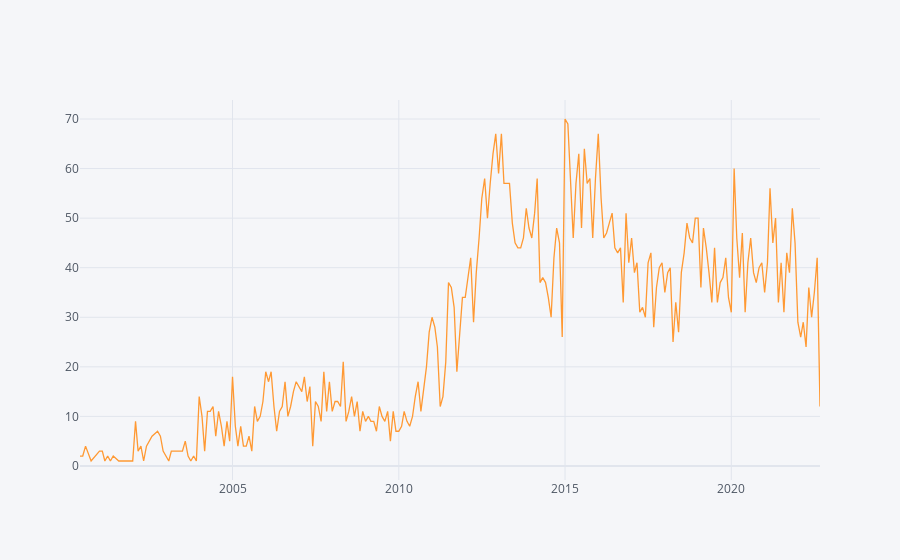

This figure's notebook cell:
### Markdown cell above
### Can we conclude that safety performance has been improving across the business over-time? How do we know this? Are there any points in time where we observed large improvements to safety performance?

### Code cell
ts.iplot()

### Figure 1 — Plotly figure (JSON) as saved in the notebook; plotly's stock layout.template omitted (floating-point values rounded to 4 significant figures; data arrays with more than 128 entries replaced by an {"elided": "..."} marker saying what was removed)
{"data": [{"line": {"color": "rgba(255, 153, 51, 1.0)", "dash": "solid", "shape": "linear", "width": 1.3}, "mode": "lines", "name": "counts", "text": "", "type": "scatter", "x": {"elided": "255 str values"}, "y": {"elided": "255 int values"}}], "layout": {"legend": {"bgcolor": "#F5F6F9", "font": {"color": "#4D5663"}}, "paper_bgcolor": "#F5F6F9", "plot_bgcolor": "#F5F6F9", "title": {"font": {"color": "#4D5663"}}, "xaxis": {"gridcolor": "#E1E5ED", "showgrid": true, "tickfont": {"color": "#4D5663"}, "title": {"font": {"color": "#4D5663"}, "text": ""}, "zerolinecolor": "#E1E5ED"}, "yaxis": {"gridcolor": "#E1E5ED", "showgrid": true, "tickfont": {"color": "#4D5663"}, "title": {"font": {"color": "#4D5663"}, "text": ""}, "zerolinecolor": "#E1E5ED"}}}
